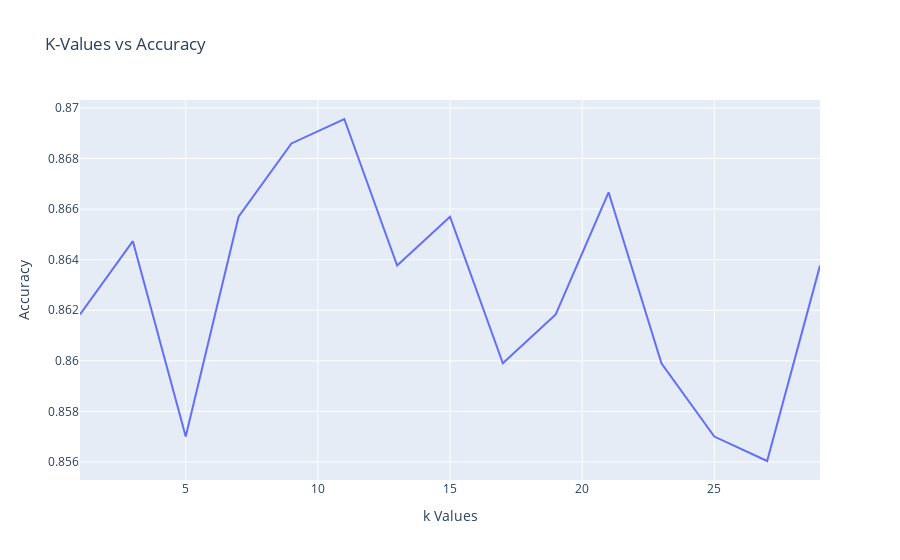

The code cell stored with this chart in its notebook:
### Code cell
import plotly.express as px
px.line(x=k_values, y=accuracy_values, labels={'x': 'k Values', 'y': 'Accuracy'}, title='K-Values vs Accuracy')

### Figure 1 — Plotly figure (JSON) as saved in the notebook; plotly's stock layout.template omitted (floating-point values rounded to 4 significant figures)
{"data": [{"hovertemplate": "k Values=%{x}<br>Accuracy=%{y}<extra></extra>", "legendgroup": "", "line": {"color": "#636efa", "dash": "solid"}, "marker": {"symbol": "circle"}, "mode": "lines", "name": "", "orientation": "v", "showlegend": false, "type": "scatter", "x": [1, 3, 5, 7, 9, 11, 13, 15, 17, 19, 21, 23, 25, 27, 29], "xaxis": "x", "y": [0.8618, 0.8647, 0.857, 0.8657, 0.8686, 0.8696, 0.8638, 0.8657, 0.8599, 0.8618, 0.8667, 0.8599, 0.857, 0.856, 0.8638], "yaxis": "y"}], "layout": {"legend": {"tracegroupgap": 0}, "title": {"text": "K-Values vs Accuracy"}, "xaxis": {"anchor": "y", "domain": [0, 1], "title": {"text": "k Values"}}, "yaxis": {"anchor": "x", "domain": [0, 1], "title": {"text": "Accuracy"}}}}
